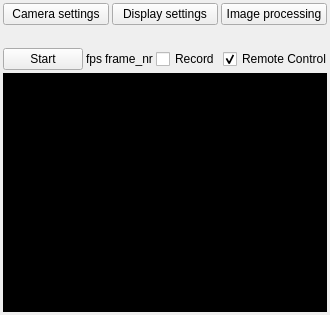
<?xml version="1.0" encoding="UTF-8"?>
<ui version="4.0">
 <class>Cam</class>
 <widget class="QWidget" name="Cam">
  <property name="geometry">
   <rect>
    <x>0</x>
    <y>0</y>
    <width>330</width>
    <height>315</height>
   </rect>
  </property>
  <property name="minimumSize">
   <size>
    <width>330</width>
    <height>315</height>
   </size>
  </property>
  <property name="windowTitle">
   <string>Cam</string>
  </property>
  <layout class="QVBoxLayout" name="verticalLayout">
   <property name="spacing">
    <number>3</number>
   </property>
   <property name="leftMargin">
    <number>3</number>
   </property>
   <property name="topMargin">
    <number>3</number>
   </property>
   <property name="rightMargin">
    <number>3</number>
   </property>
   <property name="bottomMargin">
    <number>3</number>
   </property>
   <item>
    <layout class="QHBoxLayout" name="horizontalLayout_3" stretch="0,0,0">
     <property name="spacing">
      <number>3</number>
     </property>
     <item>
      <widget class="QPushButton" name="camera_settings_pushButton">
       <property name="minimumSize">
        <size>
         <width>80</width>
         <height>0</height>
        </size>
       </property>
       <property name="maximumSize">
        <size>
         <width>16777215</width>
         <height>23</height>
        </size>
       </property>
       <property name="toolTip">
        <string>Camera settings</string>
       </property>
       <property name="text">
        <string>Camera settings</string>
       </property>
      </widget>
     </item>
     <item>
      <widget class="QPushButton" name="display_settings_pushButton">
       <property name="maximumSize">
        <size>
         <width>16777215</width>
         <height>23</height>
        </size>
       </property>
       <property name="text">
        <string>Display settings</string>
       </property>
      </widget>
     </item>
     <item>
      <widget class="QPushButton" name="image_processing_pushButton">
       <property name="text">
        <string>Image processing</string>
       </property>
      </widget>
     </item>
    </layout>
   </item>
   <item>
    <layout class="QHBoxLayout" name="horizontalLayout">
     <property name="sizeConstraint">
      <enum>QLayout::SetDefaultConstraint</enum>
     </property>
     <item>
      <widget class="QLabel" name="save_location_label">
       <property name="sizePolicy">
        <sizepolicy hsizetype="MinimumExpanding" vsizetype="Preferred">
         <horstretch>0</horstretch>
         <verstretch>0</verstretch>
        </sizepolicy>
       </property>
       <property name="minimumSize">
        <size>
         <width>0</width>
         <height>17</height>
        </size>
       </property>
       <property name="maximumSize">
        <size>
         <width>16777215</width>
         <height>25</height>
        </size>
       </property>
       <property name="toolTip">
        <string>The path is entirely customizable through the preference file. You can also set it dynamically using the UDP server command 'expname'</string>
       </property>
       <property name="text">
        <string/>
       </property>
       <property name="indent">
        <number>1</number>
       </property>
      </widget>
     </item>
    </layout>
   </item>
   <item>
    <layout class="QHBoxLayout" name="horizontalLayout_2" stretch="0,0,0,0,0,0,0,0">
     <property name="spacing">
      <number>3</number>
     </property>
     <item>
      <widget class="QPushButton" name="acquire_pushButton">
       <property name="minimumSize">
        <size>
         <width>0</width>
         <height>0</height>
        </size>
       </property>
       <property name="maximumSize">
        <size>
         <width>16777215</width>
         <height>23</height>
        </size>
       </property>
       <property name="text">
        <string>Start</string>
       </property>
      </widget>
     </item>
     <item>
      <spacer name="horizontalSpacer_2">
       <property name="orientation">
        <enum>Qt::Horizontal</enum>
       </property>
       <property name="sizeHint" stdset="0">
        <size>
         <width>40</width>
         <height>20</height>
        </size>
       </property>
      </spacer>
     </item>
     <item>
      <widget class="QLabel" name="fps_label">
       <property name="minimumSize">
        <size>
         <width>0</width>
         <height>0</height>
        </size>
       </property>
       <property name="text">
        <string>fps</string>
       </property>
      </widget>
     </item>
     <item>
      <spacer name="horizontalSpacer_3">
       <property name="orientation">
        <enum>Qt::Horizontal</enum>
       </property>
       <property name="sizeHint" stdset="0">
        <size>
         <width>40</width>
         <height>20</height>
        </size>
       </property>
      </spacer>
     </item>
     <item>
      <widget class="QLabel" name="frame_nr_label">
       <property name="text">
        <string>frame_nr</string>
       </property>
      </widget>
     </item>
     <item>
      <spacer name="horizontalSpacer">
       <property name="orientation">
        <enum>Qt::Horizontal</enum>
       </property>
       <property name="sizeHint" stdset="0">
        <size>
         <width>40</width>
         <height>20</height>
        </size>
       </property>
      </spacer>
     </item>
     <item>
      <widget class="QCheckBox" name="record_checkBox">
       <property name="maximumSize">
        <size>
         <width>16777215</width>
         <height>25</height>
        </size>
       </property>
       <property name="toolTip">
        <string>Toggle to record the acquisition</string>
       </property>
       <property name="text">
        <string>Record</string>
       </property>
      </widget>
     </item>
     <item>
      <widget class="QCheckBox" name="remote_control_checkBox">
       <property name="text">
        <string>Remote Control</string>
       </property>
       <property name="checked">
        <bool>true</bool>
       </property>
       <property name="tristate">
        <bool>false</bool>
       </property>
      </widget>
     </item>
    </layout>
   </item>
   <item>
    <widget class="QLabel" name="img_label">
     <property name="sizePolicy">
      <sizepolicy hsizetype="MinimumExpanding" vsizetype="MinimumExpanding">
       <horstretch>0</horstretch>
       <verstretch>0</verstretch>
      </sizepolicy>
     </property>
     <property name="minimumSize">
      <size>
       <width>0</width>
       <height>0</height>
      </size>
     </property>
     <property name="styleSheet">
      <string notr="true">QLabel { background-color : black; }</string>
     </property>
     <property name="text">
      <string/>
     </property>
     <property name="scaledContents">
      <bool>false</bool>
     </property>
     <property name="alignment">
      <set>Qt::AlignCenter</set>
     </property>
    </widget>
   </item>
  </layout>
 </widget>
 <resources/>
 <connections/>
</ui>
